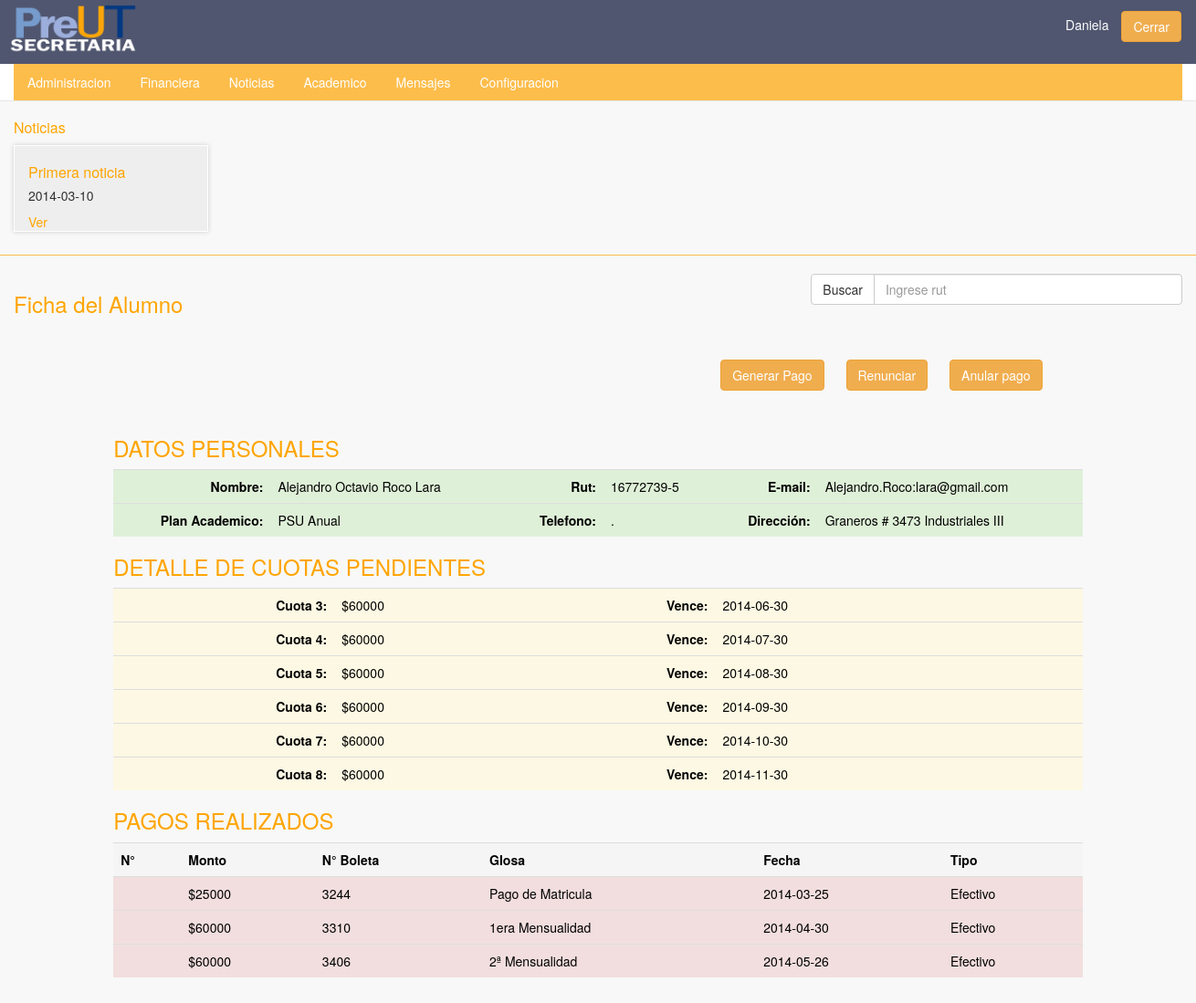
The app's page /secretaria/pago_alumno.php?rut=16772739-5 (signed in) with its own data.
### tables this page shows
CREATE TABLE IF NOT EXISTS `noticias` (
  `id` int(11) NOT NULL AUTO_INCREMENT,
  `Titulo` varchar(256) NOT NULL,
  `Contenido` text NOT NULL,
  `Fecha_creacion` date NOT NULL,
  `usuarios_id` varchar(14) NOT NULL,
  PRIMARY KEY (`id`,`usuarios_id`),
  KEY `fk_noticias_usuarios1_idx` (`usuarios_id`)
);

CREATE TABLE IF NOT EXISTS `usuarios` (
  `rut` varchar(14) NOT NULL,
  `password` varchar(45) NOT NULL,
  `rol_id` int(11) NOT NULL,
  `habilitado` tinyint(1) DEFAULT NULL,
  `nombre` varchar(45) NOT NULL,
  `apellidos` varchar(45) NOT NULL,
  `telefono` varchar(45) DEFAULT NULL,
  `celular` varchar(45) DEFAULT NULL,
  `mail` varchar(128) NOT NULL,
  `fecha` date NOT NULL,
  `direccion` varchar(45) NOT NULL,
  `created_at` date NOT NULL,
  PRIMARY KEY (`rut`),
  KEY `fk_usuarios_rol_idx` (`rol_id`)
);

CREATE TABLE IF NOT EXISTS `planes` (
  `id` int(11) NOT NULL AUTO_INCREMENT,
  `nombre` varchar(45) NOT NULL,
  `descripcion` text NOT NULL,
  `valor` int(11) NOT NULL,
  `fecha_inicio` date NOT NULL,
  `jornada` varchar(45) NOT NULL,
  `habilitado` tinyint(1) DEFAULT NULL,
  PRIMARY KEY (`id`)
);

CREATE TABLE IF NOT EXISTS `cuenta_corriente` (
  `id` int(11) NOT NULL AUTO_INCREMENT,
  `MONTO_CANCELADO` int(11) NOT NULL,
  `datos_usuario_id` int(11) NOT NULL,
  `monto_total` int(11) NOT NULL,
  `descuento` int(11) NOT NULL,
  `monto_descuento` int(11) NOT NULL,
  `matricula` tinyint(1) NOT NULL,
  `fecha_pago` date NOT NULL,
  `numero_cuota` int(11) NOT NULL,
  PRIMARY KEY (`id`),
  KEY `fk_cuenta_corriente_datos_usuarios1_idx` (`datos_usuario_id`)
);

CREATE TABLE IF NOT EXISTS `pagos` (
  `id` int(11) NOT NULL AUTO_INCREMENT,
  `corriente_id` int(11) NOT NULL,
  `monto` int(11) NOT NULL,
  `fecha` date NOT NULL,
  `glosa` varchar(45) NOT NULL,
  `nulo` tinyint(1) NOT NULL,
  `motivo` varchar(45) NOT NULL,
  `tipo` varchar(45) NOT NULL,
  `boleta` varchar(45) NOT NULL,
  `usuarios_id` varchar(14) NOT NULL,
  PRIMARY KEY (`id`,`corriente_id`),
  KEY `fk_pagos_cuenta_corriente1_idx` (`corriente_id`),
  KEY `fk_pagos_usuarios1_idx` (`usuarios_id`)
);

### controller/noticias_controller.php (called while the page is built, shortened)
<?php
	require_once($_SERVER['DOCUMENT_ROOT']."/administracion/models/noticias_model.php");
	function listar_noticias(){
		$noticias = new Noticia();
		return $noticias->listar();
	}
 ?>

### models/db_model.php (called while the page is built, shortened)
<?php
abstract class db_model {
	private static $host = "localhost";
	private static $user ="root";
	private static $pass ="";
	protected $db = "preutcl_preut";
	function connect (){
		$this->conn = new mysqli(self::$host, self::$user, self::$pass, $this->db);
	}
}

### models/noticias_model.php (called while the page is built, shortened)
<?php
	require_once($_SERVER['DOCUMENT_ROOT']."/administracion/models/db_model.php");
	class Noticia extends db_model {
		function listar(){
			$query = "SELECT * FROM noticias ORDER BY Fecha_creacion";
			$this->result = $this->conn->query($query);
			return $this->result;
		}
	}
 ?>

### controller/usuarios_controller.php (called while the page is built, shortened)
<?php require_once($_SERVER['DOCUMENT_ROOT'].'/administracion/models/usuario_model.php');
	function buscar_usuario($id){
		$usuario = new Usuario();
		return $usuario->buscar($id)->fetch_assoc();
	}
?>

### models/usuario_model.php (called while the page is built, shortened)
<?php require_once($_SERVER['DOCUMENT_ROOT'].'/administracion/models/db_model.php');
	  require_once($_SERVER['DOCUMENT_ROOT'].'/administracion/controller/cuenta_corriente_controller.php');
	  require_once($_SERVER['DOCUMENT_ROOT'].'/administracion/controller/datos_usuarios_controller.php');
	class Usuario extends db_model{
		function buscar($id){
			$query = "SELECT * FROM usuarios WHERE rut = '".$id."'";
			$this->result = $this->conn->query($query);
			return $this->result;
		}
	}
 ?>

### controller/datos_usuarios_controller.php (called while the page is built, shortened)
<?php require_once($_SERVER['DOCUMENT_ROOT']."/administracion/models/datos_usuario_model.php");
function buscar_datos_usuario($id){
	$datos = new Datos_usuario();
	return $datos->buscar($id)->fetch_assoc();
}
?>

### models/datos_usuario_model.php (called while the page is built, shortened)
<?php require_once($_SERVER['DOCUMENT_ROOT']."/administracion/models/db_model.php");
	class Datos_usuario extends db_model{
		function buscar($id){
			$query = "SELECT * FROM datos_usuarios WHERE usuario_id = '".$id."'";
			$this->result = $this->conn->query($query);
			return $this->result;
		}
	}
?>

### controller/planes_controller.php (called while the page is built, shortened)
<?php
	require_once($_SERVER['DOCUMENT_ROOT']."/administracion/models/planes_model.php");
function buscar_plan($id){
	$plan = new plan();
	$planes = $plan->buscar($id);
	return $planes->fetch_assoc();
}
 ?>

### models/planes_model.php (called while the page is built, shortened)
<?php
	require_once ($_SERVER['DOCUMENT_ROOT']."/administracion/models/db_model.php");
class plan extends db_model {
	function buscar($id){
		$query = "SELECT * FROM planes WHERE id = ".$id;
		$result = $this->conn->query($query);
		return $result;
	}
}
 ?>

### controller/cuenta_corriente_controller.php (called while the page is built, shortened)
<?php require_once($_SERVER['DOCUMENT_ROOT']."/administracion/models/cuenta_corriente_model.php");
function mostrar_cuotas($id){
	$cuenta_corriente = new cuentaCorriente();
	return $cuenta_corriente->cuotas($id);
}
?>

### models/cuenta_corriente_model.php (called while the page is built, shortened)
<?php
	require_once ($_SERVER['DOCUMENT_ROOT']."/administracion/models/db_model.php");
	class cuentaCorriente extends db_model {
		function cuotas($id){
			$query = "SELECT *, (monto_descuento - MONTO_CANCELADO) monto_res FROM cuenta_corriente WHERE (monto_descuento - MONTO_CANCELADO) != 0 AND datos_usuario_id = '".$id."'";
			$this->result = $this->conn->query($query);
			return $this->result;
		}
	}
 ?>

### controller/pagos_controller.php (called while the page is built, shortened)
<?php require_once($_SERVER['DOCUMENT_ROOT']."/administracion/models/pagos_model.php");
	  require_once($_SERVER['DOCUMENT_ROOT']."/administracion/controller/cuenta_corriente_controller.php");
function pagosAlumno($id){
	$pagos = new Pago();
	return $pagos->pagos($id);
}
?>

### models/pagos_model.php (called while the page is built, shortened)
<?php
	require_once ($_SERVER['DOCUMENT_ROOT']."/administracion/models/db_model.php");
	class Pago extends db_model {
		function pagos($id){
			$query = "SELECT a1.* FROM pagos a1, cuenta_corriente a2 WHERE a2.datos_usuario_id = '".$id."' AND a1.corriente_id = a2.id AND a1.nulo = 0 ";
			$this->result = $this->conn->query($query);
			return $this->result;
		}
}

### secretaria/pago_alumno.php (the view, shortened to what this page needs)
<?php require_once($_SERVER['DOCUMENT_ROOT']."/administracion/secretaria/header.php");
	  require_once($_SERVER['DOCUMENT_ROOT']."/administracion/controller/usuarios_controller.php");
	  require_once($_SERVER['DOCUMENT_ROOT']."/administracion/controller/datos_usuarios_controller.php");
	  require_once($_SERVER['DOCUMENT_ROOT']."/administracion/controller/cuenta_corriente_controller.php");
	  require_once($_SERVER['DOCUMENT_ROOT']."/administracion/controller/planes_controller.php");
	  require_once($_SERVER['DOCUMENT_ROOT']."/administracion/controller/pagos_controller.php"); ?>
	<div class="row">
		<div class="row" >
				<div class="col-xs-8">
					<h3>Ficha del Alumno</h3>
				</div>
				<div class="col-xs-4">
					<form action="pago_alumno.php" method="POST">
						<div class="input-group">
							<span class="input-group-btn" style="color: black !important;" >
								<input type="submit" class="btn btn-default" value="Buscar">
							</span>
							<input type="text" class="form-control" name="rut" placeholder="Ingrese rut">
						</div>
					</form>
				</div>
		</div>
		<?php if(isset($_GET['rut']) or isset($_POST['rut'])){
			  	if (isset($_GET['rut']))
			  	{
				  	$alumno = buscar_usuario($_GET['rut']);
				  	$datos_alumno = buscar_datos_usuario($_GET['rut']);
			  	}
				else
				{
			  		$rut = $_POST['rut'];
			  		$alumno = buscar_usuario($_POST['rut']);
				  	$datos_alumno = buscar_datos_usuario($_GET['rut']);
				} ?>
 	</div>
	<div class="row" id="cuerpo">
		<?php if (isset($alumno)) { ?>
		<div class="col-xs-6 col-xs-offset-7">
			<?php if ($alumno['habilitado'] == '0') {?>
				<a href="#" class="btn btn-danger">Alumno dado de baja</a>
				<a href="renuncias.php" class="btn btn-success">Volver</a>
 			<?php } else { ?>
				<a href="#" id="btn-pago" class="btn btn-warning">Generar Pago</a>
				<a href="#" id="btn-baja" class="btn btn-warning">Renunciar</a>
				<a href="#" id="btn-anular-pago" class="btn btn-warning">Anular pago</a>
			<?php } ?>
		</div>
		<div class="col-md-10 col-md-offset-1">
			<h3>DATOS PERSONALES</h3>
			<table class="table pagoTable">
				<tr CLASS="success">
					<th>Nombre: </th>
					<td><?php echo $alumno['nombre']." ".$alumno['apellidos'] ?></td>
					<th>Rut: </th>
					<td><?php echo $alumno['rut'] ?></td>
					<th>E-mail: </th>
					<td><?php echo $alumno['mail'] ?></td>
				</tr>
				<tr CLASS="success">
					<th>Plan Academico:</th>
					<?php $nombre_plan = buscar_plan($datos_alumno['plan_id']); ?>
					<td><?php echo $nombre_plan['nombre']; ?></td>
					<th>Telefono:</th>
					<td><?php echo $alumno['telefono'] ?></td>
					<th>Dirección:</th>
					<td><?php echo $alumno['direccion'] ?></td>
				</tr>
			</table>
			<h3>DETALLE DE CUOTAS PENDIENTES</h3>
			<table class="table pagoTable">
				<tr class="active">
				<?php $cuotas = mostrar_cuotas($datos_alumno['id']); ?>
				<?php while ($cuota = $cuotas->fetch_assoc()) { ?>
					<tr CLASS="warning">
						<th>Cuota <?php
						if ($cuota['numero_cuota']!=0) {
							echo $cuota['numero_cuota'];
						}else{
							echo "Matricula";
						}
						?>:</th>
						<td>$<?php echo $cuota['monto_descuento']; ?></td>
						<th>Vence:</th>
						<td><?php echo $cuota['fecha_pago']; ?></td>
						<th></th>
						<td></td>
					</tr>
				<?php } ?>
			</table>
					<h3>PAGOS REALIZADOS</h3>
			<table class="table table-hover">
				<tr class="active">
					<th>N°</th>
					<th>Monto</th>
					<th>N° Boleta</th>
					<th>Glosa</th>
					<th>Fecha</th>
					<th>Tipo</th>
				</tr>
				<?php
				$pagos = pagosAlumno($datos_alumno['id']);
				if($pagos)
					while($pago = $pagos->fetch_assoc()){ ?>
						<tr CLASS="danger">
							<th></th>
							<td>$<?php echo $pago['monto']; ?></td>
							<td><?php echo $pago['boleta']; ?></td>
							<td><?php echo $pago['glosa']; ?></td>
							<td><?php echo $pago['fecha']; ?></td>
							<td><?php echo $pago['tipo']; ?></td>
						</tr>
					<?php } ?>
			</table>
			<?php } else { ?>
			<h1>Ingrese un rut para realizar la busqueda
			<?php } ?>
		</div>
	</div>
<?php }else{ ?>
	<h1>Ingrese un rut para visualizar ficha</h1>
	<?php } ?>
</body>
</html>

### secretaria/header.php (shortened to what this page needs)
<!doctype html>
<html lang="es">
<head>
	<link rel="stylesheet" href="../css/estilos.css" />
	<link rel="stylesheet" href="../css/jquery-ui.min.css">
</head>
<body>
	<div class="row">
		<div class="navbar navbar-default navbar-static-top header">
			<div class="navbar-header">
				<img src="../image/logo-secretaria.png" class="logo">
			</div>
			<p class="nvar-text pull-right sesion"><?php echo $_SESSION['user']; ?> <a href="../index.php" class="btn btn-warning btn-small">Cerrar</a></p>
			<nav class="collapse navbar-collapse">
				<ul class="nav nav-pills">
					<li><a href="index.php">Administracion</a></li>
					<li><a href="alumno.php">Financiera</a></li>
 					<li><a href="noticias.php">Noticias</a></li>
					<li><a href="academico.php">Academico</a></li>
					<li><a href="#">Mensajes</a></li>
					<li><a href="configuracion.php">Configuracion</a></li>
				</ul>
			</nav>
		</div>
		<div class="col-xs-12 listado">
				<h3>Noticias</h3>
				<div class="row">
				<?php require_once($_SERVER['DOCUMENT_ROOT']."/administracion/controller/noticias_controller.php");
					$noticias = listar_noticias();
					while($noticia = $noticias->fetch_assoc()){ ?>
						<div class="col-md-2 list-noticias">
							<h3><?php echo $noticia['Titulo']; ?></h3>
							<h4><?php echo $noticia['Fecha_creacion']; ?></h4>
							<a href="#" class="mostrar-noticia" data-value="noticia_<?php echo $noticia['id']; ?>"> Ver </a>
						</div>
					<?php } ?>
				</div>
		</div>
	</div>

### css/estilos.css (style rules this page uses)
.table { color:#aaa }
#btn-pago,#btn-baja,#btn-anular-pago { margin:30px 10px }
#cuerpo { padding:0;margin:8px 0; }
#cuerpo table { color:#000 }
.listado { margin:10px 0 20px 0;border-bottom:1px solid #fdbd4b;padding-bottom:25px; }
.listado .list-noticias { background:#eee;margin-right:5px;box-shadow:0 0 5px #ccc;border:1px solid #fff }
.listado h3 { font-size:16px }
.listado h4 { font-size:14px }
.header { background:#50566f !important;color:#fff }
body { background:#f8f8f8 }
a { color:#ffa500 }
nav ul { background:#fdbd4b;margin:0;padding:0; }
nav ul a { color:#fff }
h3 { color:#ffa500 }
.pagoTable th { text-align:right }
.collapse { background:#fff;margin-top:5em }
.input-group { margin-bottom:12px; }
.row { padding:0;margin:0;display:none }
.sesion { margin:12px 6px 0 0; }
.sesion a { margin:0 10px }
.logo { width:160px;margin-top:-20px;padding:10px }

### records on screen
noticias: Titulo "Primera noticia", Fecha_creacion "2014-03-10"
usuarios: nombre "Alejandro Octavio", apellidos "Roco Lara", rut "16772739-5", mail "Alejandro.Roco:lara@gmail.com", telefono ".", direccion "Graneros # 3473 Industriales III"
planes: nombre "PSU Anual"
cuenta_corriente: numero_cuota "3", monto_descuento "60000", fecha_pago "2014-06-30"
cuenta_corriente: numero_cuota "4", monto_descuento "60000", fecha_pago "2014-07-30"
cuenta_corriente: numero_cuota "5", monto_descuento "60000", fecha_pago "2014-08-30"
cuenta_corriente: numero_cuota "6", monto_descuento "60000", fecha_pago "2014-09-30"
cuenta_corriente: numero_cuota "7", monto_descuento "60000", fecha_pago "2014-10-30"
cuenta_corriente: numero_cuota "8", monto_descuento "60000", fecha_pago "2014-11-30"
pagos: monto "25000", boleta "3244", glosa "Pago de Matricula", fecha "2014-03-25", tipo "Efectivo"
pagos: monto "60000", boleta "3310", glosa "1era Mensualidad", fecha "2014-04-30", tipo "Efectivo"
pagos: monto "60000", boleta "3406", glosa "2ª Mensualidad", fecha "2014-05-26", tipo "Efectivo"

### other values on screen
$_SESSION['user'] "Daniela"
